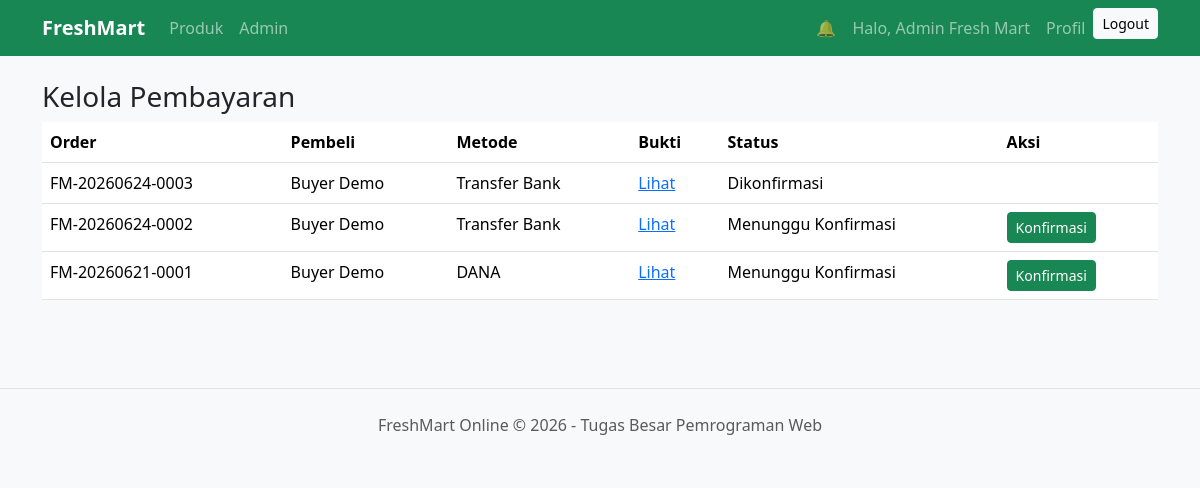
Page /index.php?page=admin-payments (signed in) on the committed database.
### tables this page shows
CREATE TABLE `payments` (
  `id` int(11) NOT NULL,
  `order_id` int(11) NOT NULL,
  `payment_method` varchar(50) NOT NULL,
  `proof` varchar(255) DEFAULT NULL,
  `status` enum('Menunggu Konfirmasi','Dikonfirmasi','Ditolak') DEFAULT 'Menunggu Konfirmasi'
);

CREATE TABLE `orders` (
  `id` int(11) NOT NULL,
  `order_number` varchar(50) DEFAULT NULL,
  `buyer_id` int(11) NOT NULL,
  `total_amount` decimal(12,2) NOT NULL,
  `shipping_cost` decimal(12,2) DEFAULT 0.00,
  `status` enum('Menunggu Pembayaran','Pembayaran Dikonfirmasi','Sedang Diproses','Sedang Dikirim','Pesanan Diterima','Selesai') DEFAULT 'Menunggu Pembayaran',
  `created_at` datetime DEFAULT current_timestamp()
);

CREATE TABLE `users` (
  `id` int(11) NOT NULL,
  `name` varchar(100) NOT NULL,
  `email` varchar(100) NOT NULL,
  `password` varchar(255) NOT NULL,
  `role` enum('buyer','seller','admin') NOT NULL DEFAULT 'buyer',
  `seller_status` enum('pending','approved','rejected') DEFAULT 'approved',
  `created_at` datetime DEFAULT current_timestamp()
);

### src/views/admin/payments.php (the view)
<h3>Kelola Pembayaran</h3><table class="table"><thead><tr><th>Order</th><th>Pembeli</th><th>Metode</th><th>Bukti</th><th>Status</th><th>Aksi</th></tr></thead><tbody><?php while($p=mysqli_fetch_assoc($payments)): ?><tr><td><?=e($p['order_number'])?></td><td><?=e($p['buyer_name'])?></td><td><?=e($p['payment_method'])?></td><td><?php if($p['proof']): ?><a target="_blank" href="src/uploads/payments/<?=e($p['proof'])?>">Lihat</a><?php endif; ?></td><td><?=e($p['status'])?></td><td><?php if($p['status']!=='Dikonfirmasi'): ?><a class="btn btn-sm btn-success" href="index.php?page=admin-confirm-payment&id=<?=$p['id']?>">Konfirmasi</a><?php endif; ?></td></tr><?php endwhile; ?></tbody></table>

### src/assets/css/style.css (style rules this page uses)
body { background: #f8f9fa }

### rows in the picture
payments: order.order_number "FM-20260624-0003", users.name "Buyer Demo", payment_method "Transfer Bank", status "Dikonfirmasi"
payments: order.order_number "FM-20260624-0002", users.name "Buyer Demo", payment_method "Transfer Bank", status "Menunggu Konfirmasi"
payments: order.order_number "FM-20260621-0001", users.name "Buyer Demo", payment_method "DANA", status "Menunggu Konfirmasi"

### other values in the picture
$user['name'] "Admin Fresh Mart"
